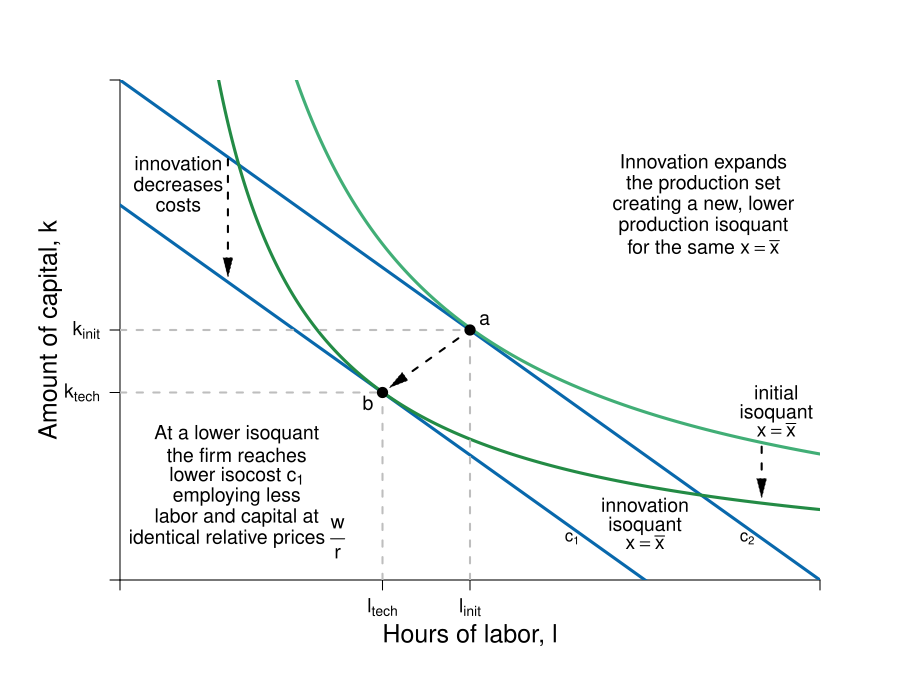

Source code (R):
require(shape)
pdf(file = "firmmarketsupply/tech_change_isoquant.pdf", width = 9, height = 7)

#Set parameters for graphics
axislabelsize <- 1.5
labelsize <- 1.2
graphlinewidth <- 3
segmentlinewidth <- 2

COL <- c("#7fc97f", "#beaed4", "#fdc086", "#ffff99", "#386cb0", "#f0027f", "#bf5b17", "#666666")
COLA <- c("#99d8c9","#66c2a4","#41ae76", "#238b45", "#005824")
COLB <- c("#4eb3d3", "#2b8cbe", "#0868ac","#084081")

#Edited the margins to cater for the larger LHS labels
par(mar =  c(6, 6, 4, 4))

isocost <- function(l, c = 10, w = 1, r = 1) {
  c - (w/r)*l
}


isoquant <- function(l, alpha = 0.5, x = 5, A = 1) {
  (x / (A*l^alpha))^(1/(1 - alpha))
}


xlims <- c(0, 12)
ylims <- c(0, 12)

npts <- 501 
x <- seq(xlims[1], xlims[2], length.out = npts)
y <- seq(ylims[1], ylims[2], length.out = npts) 
a <- c(13, 16.75, 19.25)

plot(0, 0, xlim = xlims, ylim = ylims, type = "n",
     xlab = expression(paste("")),
     ylab = expression(paste("")), 
     xaxt = "n", 
     yaxt = "n", 
     cex.lab = axislabelsize, 
     bty = "n",
     xaxs="i", 
     yaxs="i")

# ticksy <- seq(from = ylims[1], to = ylims[2], by = 1)
# ylabels <- seq(from = ylims[1], to = ylims[2], by = 1)
# ticksx <- seq(from = xlims[1], to = xlims[2], by = 1)
# xlabels <- seq(from = xlims[1], to = xlims[2], by = 1)
ticksy <- c(0, 4.5, 6 , ylims[2])
ylabels <- c(NA, expression(paste(k[tech])), expression(paste(k[init])), NA)
ticksx <- c(0, 4.5, 6, xlims[2])
xlabels <- c(NA, expression(paste(l[tech])), expression(paste(l[init])), NA)




axis(1, at = ticksx, pos = 0, labels = xlabels, cex.axis = labelsize)
axis(2, at = ticksy, pos = 0, labels = ylabels, las = 1, cex.axis = labelsize)

npts <- 500 
xx1 <- seq(xlims[1], xlims[2], length.out = npts)

#lines(xx1, bcA(xx1, w = 10, p = 1.5), col = COLB[3], lwd = graphlinewidth)
#lines(xx1, isocost(xx1, c = 10, w = 1, r = 1), col = COLB[3], lwd = graphlinewidth)
lines(xx1, isocost(xx1, c = 9, w = 1, r = 1), col = COLB[3], lwd = graphlinewidth)
lines(xx1, isocost(xx1, c = 12, w = 1, r = 1), col = COLB[3], lwd = graphlinewidth)
lines(xx1, isoquant(xx1, x = 5, alpha = 0.5, A = 0.83), col = COLA[3], lwd = graphlinewidth)
lines(xx1, isoquant(xx1, x = 5, alpha = 0.5, A = 1.11), col = COLA[4], lwd = graphlinewidth)

#Label the axes
mtext(expression(paste("Hours of labor, ", l)), side=1, line = 2.5, cex = axislabelsize)
text(-1.2, 0.5*ylims[2], expression(paste("Amount of capital, ", k)), xpd = TRUE, cex = axislabelsize, srt = 90) 

#Label the isoquant curve
text(11.25, 4.5, expression("initial"), cex = labelsize)
text(11.25, 4, expression("isoquant"), cex = labelsize)
text(11.25, 3.6, expression(paste(x == bar(x))), cex = labelsize)
Arrows(11, 3.2, 11, 2.2, col = "black", lty = 2, lwd = 2, arr.type = "triangle", arr.lwd = 0.5)
text(9, 1.8, expression("innovation"), cex = labelsize)
text(9, 1.3, expression("isoquant"), cex = labelsize)
text(9, 0.9, expression(paste(x == bar(x))), cex = labelsize)

#Label the price lines
text(7.75, 1, expression(paste(c[1])))
text(10.75, 1, expression(paste(c[2])))

#Label a
segments(0, 6, 6, 6, lty = 2, col = "gray" , lwd = segmentlinewidth)
segments(6, 0, 6, 6, lty = 2, col = "gray" , lwd = segmentlinewidth)
points(6, 6, pch = 16, col = "black", cex = 1.5)
text(6.25, 6.25, expression(paste(a)), cex = labelsize)

#Label b
segments(0, 4.5, 4.5, 4.5, lty = 2, col = "gray" , lwd = segmentlinewidth)
segments(4.5, 0, 4.5, 4.5, lty = 2, col = "gray" , lwd = segmentlinewidth)
points(4.5, 4.5, pch = 16, col = "black", cex = 1.5)
text(4.25, 4.25, expression(paste(b)), cex = labelsize)
Arrows(5.8, 5.8, 4.75, 4.75, col = "black", lty = 2, lwd = 2, arr.type = "triangle", arr.lwd = 0.5)


#Add mrs = mrt at i
# text(5, 10.25, expression(paste(trs(l,k) == mrt(l,k))), cex = labelsize)
# text(5, 9.25, expression(paste(frac(mp[l], mp[k]) == frac(w,r))), cex = labelsize)
# Arrows(5, 8.5, 5, 5.5, col = "black", lty = 1, lwd = 2, arr.type = "triangle", arr.lwd = 0.5)

#New tech cost min
#points(4, isoquant(l = 4, A = 1.25), pch = 16, col = "black", cex = 1.5)

text(1, 10, expression("innovation"), cex = labelsize)
text(1, 9.5, expression("decreases"), cex = labelsize)
text(1, 9, expression("costs"), cex = labelsize)


text(10, 10, expression("Innovation expands"), cex = labelsize)
text(10, 9.5, expression("the production set"), cex = labelsize)
text(10, 9, expression("creating a new, lower"), cex = labelsize)
text(10, 8.5, expression("production isoquant"), cex = labelsize)
text(10, 8, expression(paste("for the same ", x == bar(x))), cex = labelsize)

Arrows(1.85, 10.1, 1.85, 7.5, col = "black", lty = 2, lwd = 2, arr.type = "triangle", arr.lwd = 0.5)

text(2, 3.5, expression("At a lower isoquant"), cex = labelsize)
text(2, 3, expression("the firm reaches"), cex = labelsize)
text(2, 2.5, expression(paste("lower isocost ", c[1])), cex = labelsize)
text(2, 2, expression("employing less"), cex = labelsize)
text(2, 1.5, expression(paste("labor and capital at")), cex = labelsize)
text(2, 1, expression(paste("identical relative prices ", frac(w,r))), cex = labelsize)


#text(9, 5.9, expression(paste(b)), cex = labelsize)
#text(10.5, 7.775, expression(paste(c)), cex = labelsize)

dev.off()
